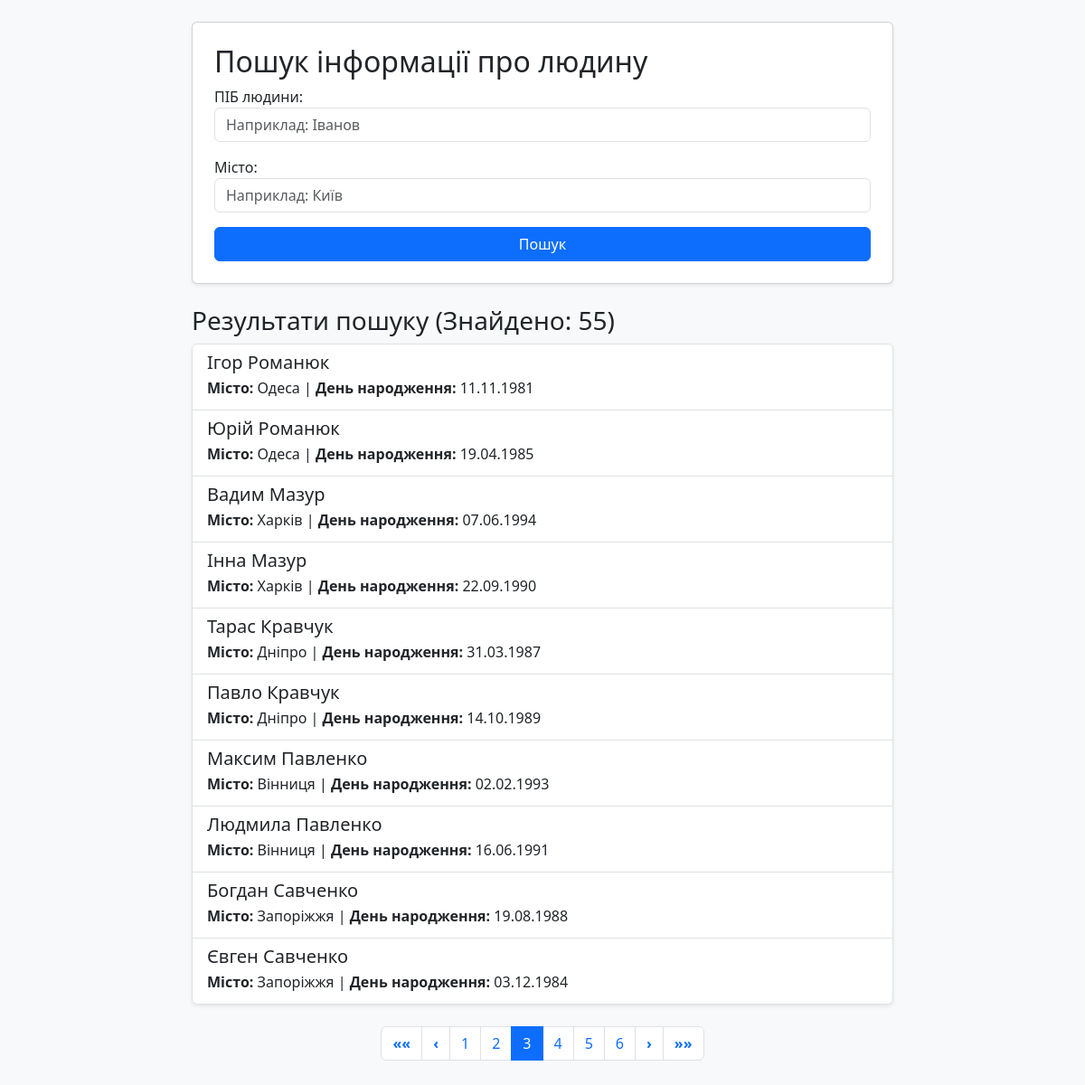
The page /people/search/?page=3 on the database its author committed.
### people/models.py (models this page shows, shortened)
class Person(models.Model):
    full_name = models.CharField("ПІБ", max_length=50)
    city = models.CharField("Місто", max_length=50)
    email = models.EmailField("Email", null=True)
    birthday = models.DateField("День народження")

### people/views.py (the view)
# urls.py: path('search/', views.search_people, name='search_people'),
def search_people(request):
    form = PersonSearchForm(request.GET or None)
    results = Person.objects.all()
    if form.is_valid():
        full_name = form.cleaned_data.get('full_name')
        city = form.cleaned_data.get('city')
        if full_name:
            results = results.filter(
                full_name__icontains=full_name
            )
        if city:
            results = results.filter(
                city__icontains=city
            )
    paginator = Paginator(results, 10)
    page_number = request.GET.get('page', 1)
    page_obj = paginator.get_page(page_number)
    query_params = request.GET.copy()
    if 'page' in query_params:
        del query_params['page']
    return render(request, 'people/search.html', {
        'form': form,
        'page_obj': page_obj,
        'query_params': query_params.urlencode(),
    })

### people/forms.py
class PersonSearchForm(forms.Form):
    full_name = forms.CharField(
        required=False,
        label="ПІБ людини",
        widget=forms.TextInput(attrs={
            'class': 'form-control',
            'placeholder': 'Наприклад: Іванов'
        })
    )
    city = forms.CharField(
        required=False,
        label="Місто",
        widget=forms.TextInput(attrs={
            'class': 'form-control',
            'placeholder': 'Наприклад: Київ'
        })
    )

### people/templates/people/search.html (shortened to what this page needs)
<!DOCTYPE html>
<html lang="uk">
<head>
    <link rel="stylesheet" href="https://cdn.jsdelivr.net/npm/bootstrap@5.3.0/dist/css/bootstrap.min.css">
</head>
<body class="bg-light p-4">
    <div class="container" style="max-width: 800px;">
        <div class="card p-4 shadow-sm mb-4">
            <h2>Пошук інформації про людину</h2>
            <form method="get">
                {{ form.as_p }}
                <button class="btn btn-primary w-100"
                        type="submit">
                    Пошук
                </button>
            </form>
        </div>
        <h3>
            Результати пошуку
            (Знайдено: {{ page_obj.paginator.count }})
        </h3>
        {% if page_obj %}
            <div class="list-group mb-4 shadow-sm">
                {% for person in page_obj %}
                    <div class="list-group-item list-group-item-action">
                        <h5 class="mb-1">{{ person.full_name }}</h5>
                        <p class="mb-1">
                            <strong>Місто:</strong> {{ person.city }} |
                            <strong>День народження:</strong> {{ person.birthday|date:"d.m.Y"}}
                        </p>
                    </div>
                {% endfor %}
            </div>
            <nav>
                <ul class="pagination justify-content-center">
                    {% if page_obj.has_previous %}
                        <li class="page-item">
                            <a href="?page=1{% if query_params %}&{{ query_params }}{% endif %}"
                               class="page-link fw-bold" aria-label="Перша">
                                &laquo;&laquo;
                            </a>
                        </li>
                        <li class="page-item">
                            <a href="?page={{ page_obj.previous_page_number }}{% if query_params %}&{{ query_params }}{% endif %}"
                               class="page-link fw-bold" aria-label="Назад">
                                &lsaquo;
                            </a>
                        </li>
                    {% endif %}
                    {% for num in page_obj.paginator.page_range %}
                        <li class="page-item {% if page_obj.number == num %} active {% endif %}">
                            <a href="?page={{ num }}{% if query_params %}&{{ query_params }}{% endif %}"
                               class="page-link">
                                {{ num }}
                            </a>
                        </li>
                    {% endfor %}
                    {% if page_obj.has_next %}
                        <li class="page-item">
                            <a href="?page={{ page_obj.next_page_number }}{% if query_params %}&{{ query_params }}{% endif %}"
                               class="page-link fw-bold" aria-label="Вперед">
                                &rsaquo;
                            </a>
                        </li>
                        <li class="page-item">
                            <a href="?page={{ page_obj.paginator.num_pages }}{% if query_params %}&{{ query_params }}{% endif %}"
                               class="page-link fw-bold" aria-label="Остання">
                                &raquo;&raquo;
                            </a>
                        </li>
                    {% endif %}
                </ul>
            </nav>
        {% else %}
            <div class="alert alert-warning">
                Нікого не знайдено за вказаними критеріями
            </div>
        {% endif %}
    </div>
</body>
</html>

### rows shown on the page
Person: full_name "Ігор Романюк", city "Одеса", birthday "11.11.1981"
Person: full_name "Юрій Романюк", city "Одеса", birthday "19.04.1985"
Person: full_name "Вадим Мазур", city "Харків", birthday "07.06.1994"
Person: full_name "Інна Мазур", city "Харків", birthday "22.09.1990"
Person: full_name "Тарас Кравчук", city "Дніпро", birthday "31.03.1987"
Person: full_name "Павло Кравчук", city "Дніпро", birthday "14.10.1989"
Person: full_name "Максим Павленко", city "Вінниця", birthday "02.02.1993"
Person: full_name "Людмила Павленко", city "Вінниця", birthday "16.06.1991"
Person: full_name "Богдан Савченко", city "Запоріжжя", birthday "19.08.1988"
Person: full_name "Євген Савченко", city "Запоріжжя", birthday "03.12.1984"

### other values the page prints
{{ page_obj.paginator.count }} "55"
{{ num }} "1" "2" "3" "4" "5" "6"
